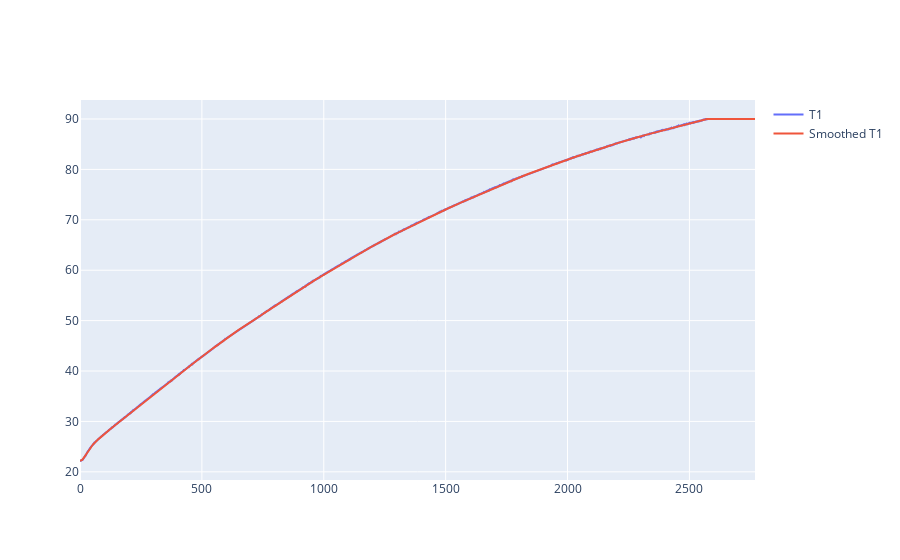

Here is the notebook cell this chart was saved with:
### Code cell
import plotly.graph_objs as go
fig = go.Figure()
fig.add_trace(go.Scatter(x=data[:, 0], y=data[:, 1], mode='lines', name='T1'))
fig.add_trace(go.Scatter(x=smoothed_data[:, 0], y=smoothed_data[:, 1], mode='lines', name='Smoothed T1'))
fig.show()

### Figure 1 — Plotly figure (JSON) as saved in the notebook; plotly's stock layout.template omitted (floating-point values rounded to 4 significant figures; data arrays with more than 128 entries replaced by an {"elided": "..."} marker saying what was removed)
{"data": [{"mode": "lines", "name": "T1", "type": "scatter", "x": {"elided": "18382 float values"}, "y": {"elided": "18382 float values"}}, {"mode": "lines", "name": "Smoothed T1", "type": "scatter", "x": {"elided": "18382 float values"}, "y": {"elided": "18382 float values"}}], "layout": {}}
